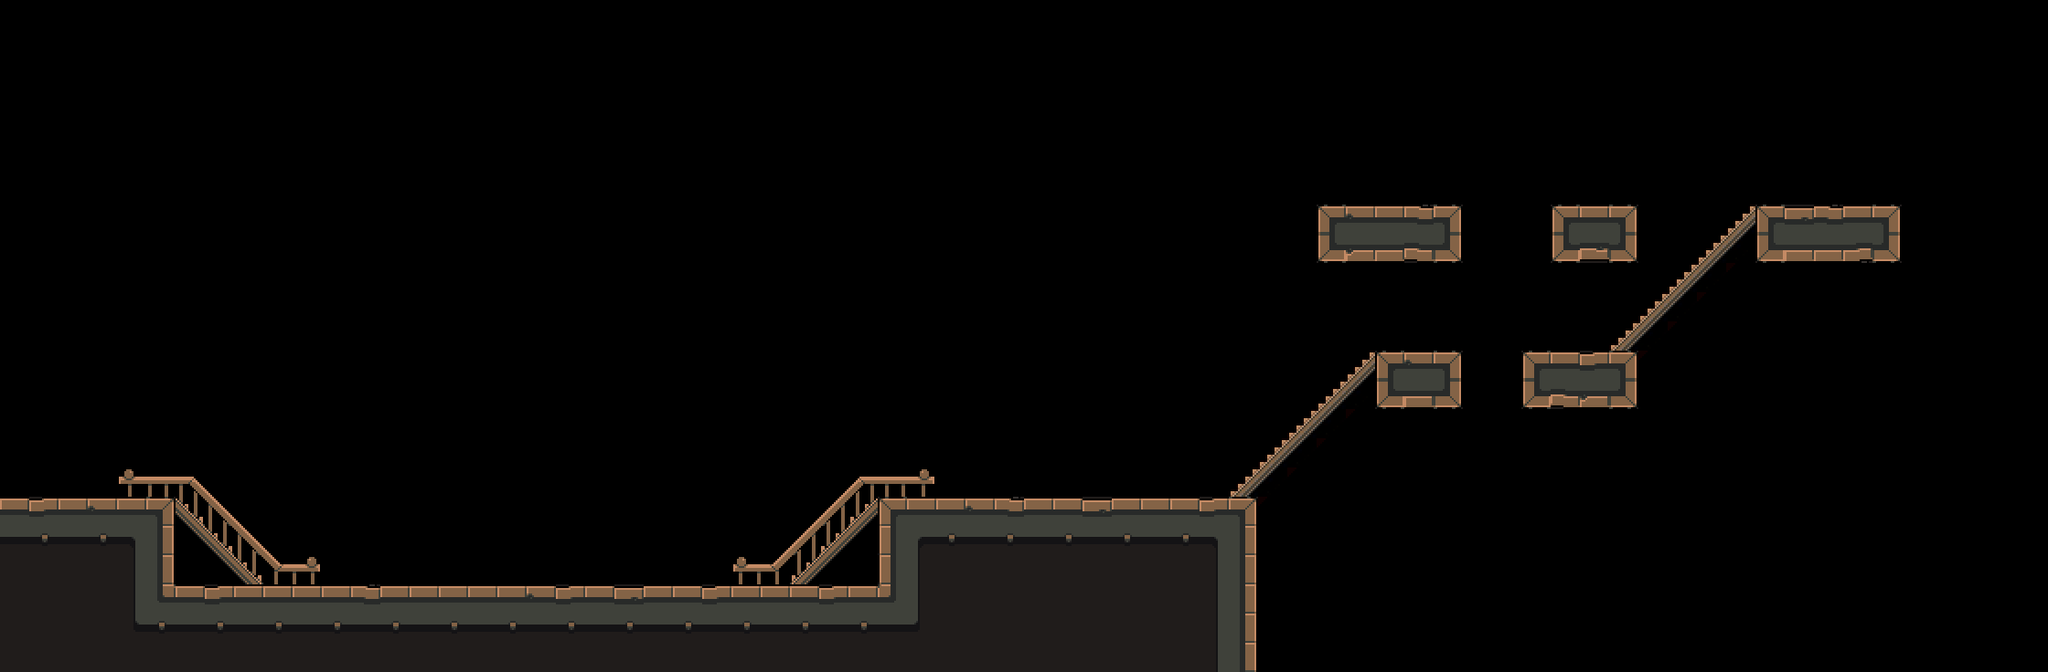

Tiled map render using the project's own tile images. Description and the map definition, with tile-layer contents summarised, below:
An orthogonal 70x23 tile map with 32x32 px tiles, 6 tile layers (Background, Ground, Objects, RightSlope, ...).

<map version="1.0" orientation="orthogonal" width="70" height="23" tilewidth="32" tileheight="32">
 <tileset firstgid="1" name="environment" tilewidth="32" tileheight="32">
  <image source="../img/tiles3.png" width="320" height="256" />
 </tileset>
 <layer name="Background" width="70" height="23">
  <data>[1610 cells, 20 non-empty, 7 distinct tile ids]</data>
 </layer>
 <layer name="Ground" width="70" height="23">
  <data>[1610 cells, 74 non-empty, 11 distinct tile ids]</data>
 </layer>
 <layer name="Objects" width="70" height="23">
  <data>[1610 cells, 0 non-empty, 0 distinct tile ids]</data>
 </layer>
 <layer name="RightSlope" width="70" height="23">
  <data>[1610 cells, 3 non-empty, 1 distinct tile ids]</data>
 </layer>
 <layer name="LeftSlope" width="70" height="23">
  <data>[1610 cells, 13 non-empty, 2 distinct tile ids]</data>
 </layer>
 <layer name="Foreground" width="70" height="23">
  <data>[1610 cells, 186 non-empty, 30 distinct tile ids]</data>
 </layer>
</map>
